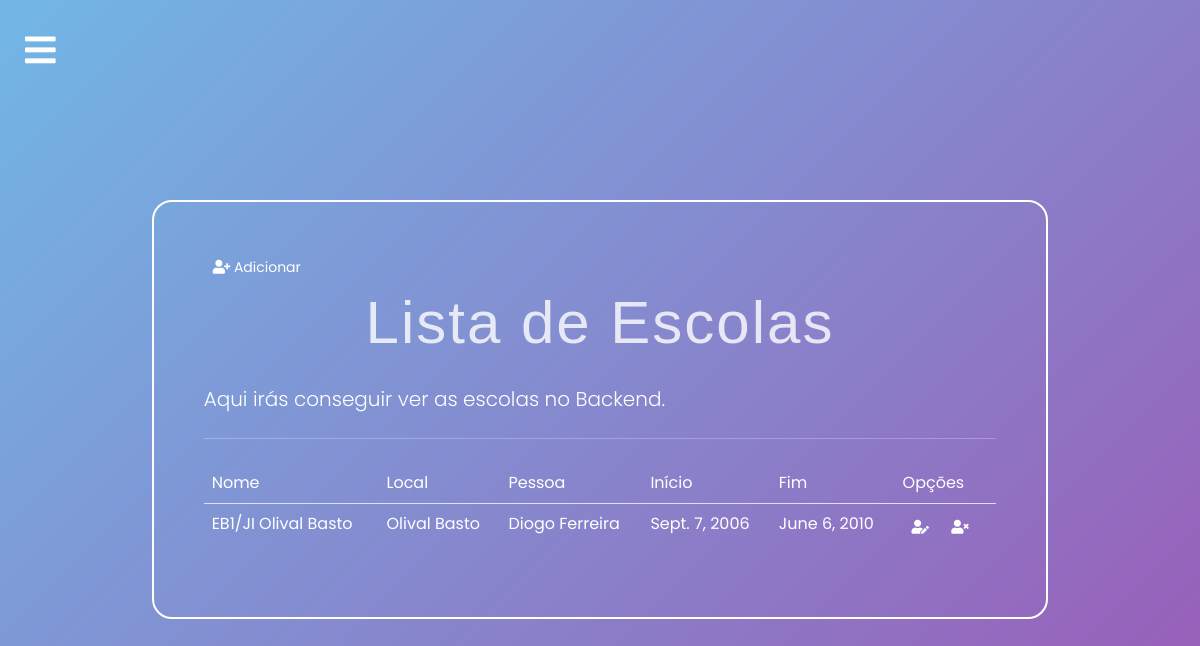
The app's page /backend/escolas/list/ (signed in), older data.
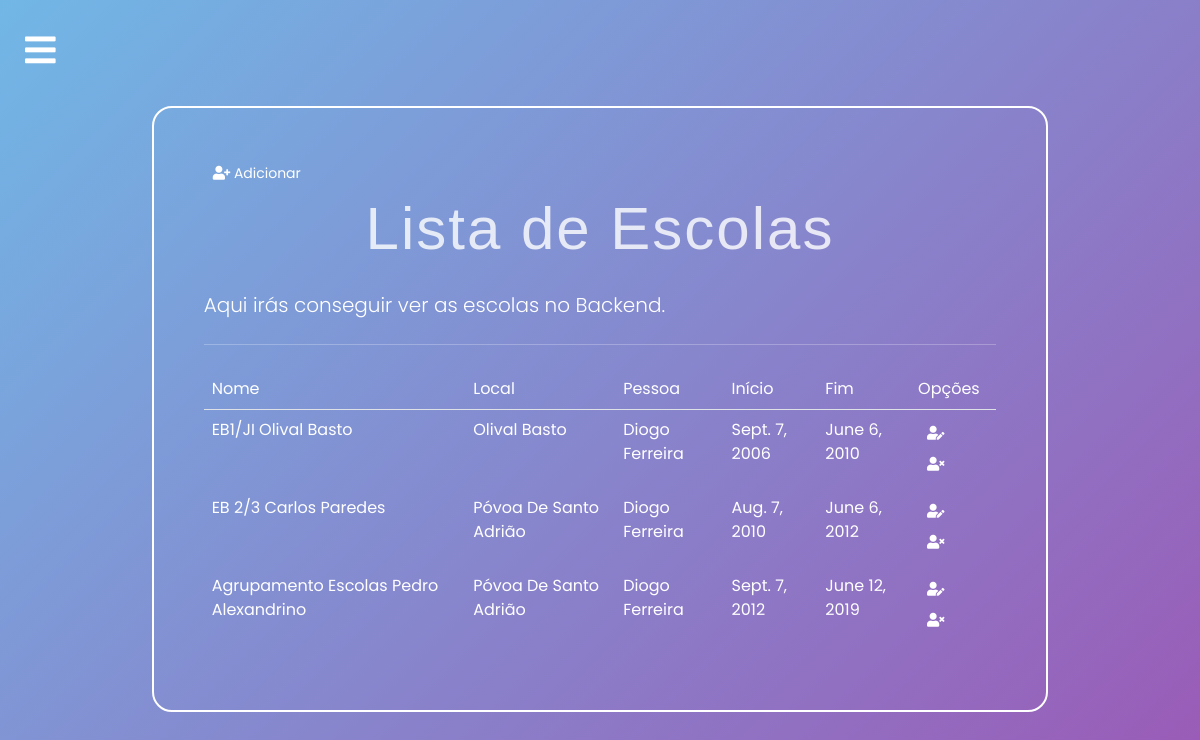
The same page, newer data.
### portofolio/models.py (models this page shows, shortened)
class Escola (models.Model):
    nome = models.CharField(max_length=255)
    local = models.CharField(max_length=255)
    pessoa = models.ForeignKey(Pessoa, on_delete=models.CASCADE)
    inicio = models.DateField()
    fim = models.DateField()
    logo = models.ImageField(upload_to='logos/escola/', null=True, blank=True)

class Pessoa (models.Model):
    nome = models.CharField(max_length=50)
    sobrenome = models.CharField(max_length=50)
    idade = models.IntegerField()
    linkedin = models.URLField(max_length=200, null=True, blank=True)
    github = models.URLField(max_length=200, null=True, blank=True)
    instagram = models.URLField(max_length=200, null=True, blank=True)
    resumo_sobre = models.TextField()
    resumo_estudos = models.TextField()
    resumo_competencias = models.TextField()
    def __str__(self):
        return self.nome + ' ' + self.sobrenome

### portofolio/views.py (the view)
# urls.py: path('backend/escolas/list/', views.escolas_list, name='escolas_list'), # get req. to retrieve and display all records
@login_required
def escolas_list(request):
        context = {'escolas_list': Escola.objects.all()}
        return render(request, 'portofolio/educacao/escolas/escola_list.html', context)

### portofolio/templates/portofolio/educacao/escolas/escola_list.html (shortened to what this page needs)
{%extends 'portofolio/base.html' %}
{%load crispy_forms_tags%}
{%block content%}
<div class="container">
    <div class="col-md-10 offset-md-1 mt-5">
        <div class="limiter-form jumbotron">
            <a href="{%url 'portofolio:escolas_insert'%}" class="btn btn-primary btn-sm">
                <i class="fas fa-user-plus"></i>
                Adicionar
            </a>
            <h1 class="display-4">Lista de Escolas</h1>
            <p class="lead">Aqui irás conseguir ver as escolas no Backend.</p>
            <hr class="my-4">
            <table class="table table-borderless">
                <thead class="border-bottom font-weight-bold">
                    <tr>
                        <td>Nome</td>
                        <td>Local</td>
                        <td>Pessoa</td>
                        <td>Início</td>
                        <td>Fim</td>
                        <td>Opções</td>
                    </tr>
                    <tbody>
                        {%for escola in escolas_list%}
                        <tr>
                            <td>{{escola.nome}}</td>
                            <td>{{escola.local}}</td>
                            <td>{{ escola.pessoa }}</td>
                            <td>{{ escola.inicio }}</td>
                            <td>{{ escola.fim }}</td>
                            <td>
                                <a href="{%url 'portofolio:escola_update' escola.id%}" class="btn btn-warning btn-sm">
                                    <i class="fas fa-user-edit"></i>
                                </a>
                                <form action="{%url 'portofolio:escola_delete' escola.id%}" method="post" class="d-inline">
                                    <button type="submit" class="btn btn-danger btn-sm">
                                        <i class="fas fa-user-times"></i>
                                    </button>
                                </form>
                            </td>
                        </tr>
                        {% endfor %}
                    </tbody>
                </thead>
            </table>
        </div>
    </div>
</div>
{%endblock%}

Row changes from the older to the newer data that the page shows:
added Escola: nome "EB 2/3 Carlos Paredes", local "Póvoa De Santo Adrião", pessoa "Diogo Ferreira", inicio "Aug. 7, 2010", fim "June 6, 2012"
added Escola: nome "Agrupamento Escolas Pedro Alexandrino", local "Póvoa De Santo Adrião", pessoa "Diogo Ferreira", inicio "Sept. 7, 2012", fim "June 12, 2019"
